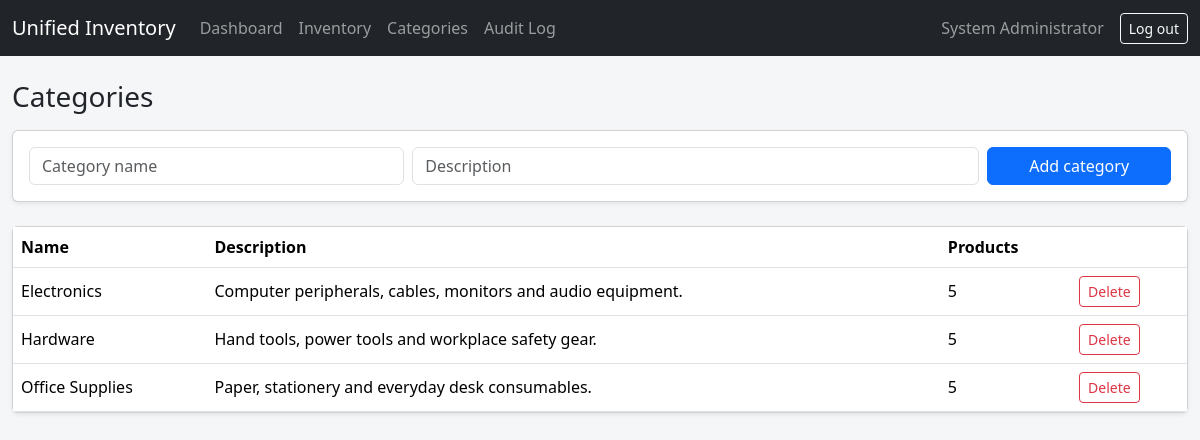
The app's page /php/categories.php (signed in) with its own data.
### tables this page shows
CREATE TABLE `categories` (
  `id`          INT UNSIGNED NOT NULL AUTO_INCREMENT,
  `name`        VARCHAR(100) NOT NULL,
  `description` TEXT NULL,
  PRIMARY KEY (`id`),
  UNIQUE KEY `uq_categories_name` (`name`)
);

### php/core/db.php (called while the page is built, shortened)
<?php
function h($text) {
    return htmlspecialchars($text ?? '', ENT_QUOTES, 'UTF-8');
}
function run_query($conn, $sql, $types = '', $params = []) {
    $stmt = $conn->prepare($sql);
    $stmt->execute();
    return $stmt;
}

### php/categories.php (the view, shortened to what this page needs)
<?php
include 'php/core/header.php';
$cats = run_query($conn, "SELECT c.*, (SELECT COUNT(*) FROM products p WHERE p.category_id = c.id) AS total
        FROM categories c ORDER BY c.name")->get_result();
?>
<h3 class="mb-3">Categories</h3>
<div class="card shadow-sm mb-4"><div class="card-body">
  <form method="post" class="row g-2">
    <div class="col-md-4"><input name="name" class="form-control" placeholder="Category name" required></div>
    <div class="col-md-6"><input name="description" class="form-control" placeholder="Description"></div>
    <div class="col-md-2"><button class="btn btn-primary w-100">Add category</button></div>
  </form>
</div></div>
<div class="card shadow-sm"><div class="table-responsive">
<table class="table align-middle mb-0">
  <thead><tr><th>Name</th><th>Description</th><th>Products</th><th></th></tr></thead>
  <tbody>
  <?php while ($c = $cats->fetch_assoc()) { ?>
    <tr>
      <td><?php echo h($c['name']); ?></td>
      <td><?php echo h($c['description']); ?></td>
      <td><?php echo $c['total']; ?></td>
      <td>
        <form method="post" onsubmit="return confirm('Delete this category?');">
          <button class="btn btn-sm btn-outline-danger">Delete</button>
        </form>
      </td>
    </tr>
  <?php } ?>
  </tbody>
</table>
</div></div>
<?php include 'php/core/footer.php'; ?>

### css/style.css (style rules this page uses)
body { background: #f4f6f8; }

### records on screen
categories: name "Electronics", description "Computer peripherals, cables, monitors and audio equipment.", total "5"
categories: name "Hardware", description "Hand tools, power tools and workplace safety gear.", total "5"
categories: name "Office Supplies", description "Paper, stationery and everyday desk consumables.", total "5"

### other values on screen
$_SESSION['full_name'] "System Administrator"
